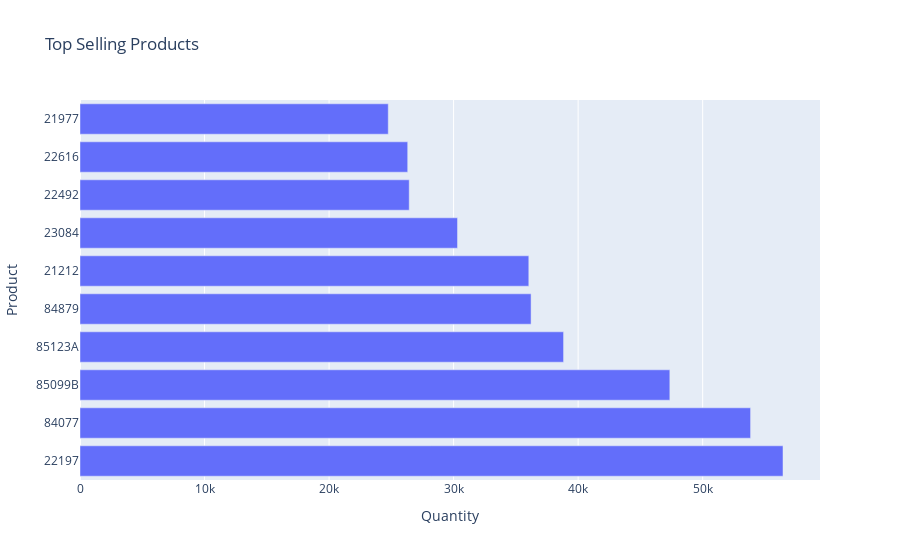

The cell this chart's notebook holds for it:
### Markdown cell above
## Product analysis

### Code cell
top_products = df.groupby('StockCode')['Quantity'].sum().nlargest(10).reset_index()
fig = px.bar(top_products, x='Quantity', y='StockCode', orientation='h', title='Top Selling Products')
fig.update_xaxes(title='Quantity')
fig.update_yaxes(title='Product')
fig.show()

### Figure 1 — Plotly figure (JSON) as saved in the notebook; plotly's stock layout.template omitted (floating-point values rounded to 4 significant figures)
{"data": [{"alignmentgroup": "True", "hovertemplate": "Quantity=%{x}<br>StockCode=%{y}<extra></extra>", "legendgroup": "", "marker": {"color": "#636efa", "pattern": {"shape": ""}}, "name": "", "offsetgroup": "", "orientation": "h", "showlegend": false, "textposition": "auto", "type": "bar", "x": [56450, 53847, 47363, 38830, 36221, 36039, 30314, 26437, 26315, 24753], "xaxis": "x", "y": ["22197", "84077", "85099B", "85123A", "84879", "21212", "23084", "22492", "22616", "21977"], "yaxis": "y"}], "layout": {"barmode": "relative", "legend": {"tracegroupgap": 0}, "title": {"text": "Top Selling Products"}, "xaxis": {"anchor": "y", "domain": [0, 1], "title": {"text": "Quantity"}}, "yaxis": {"anchor": "x", "domain": [0, 1], "title": {"text": "Product"}}}}
